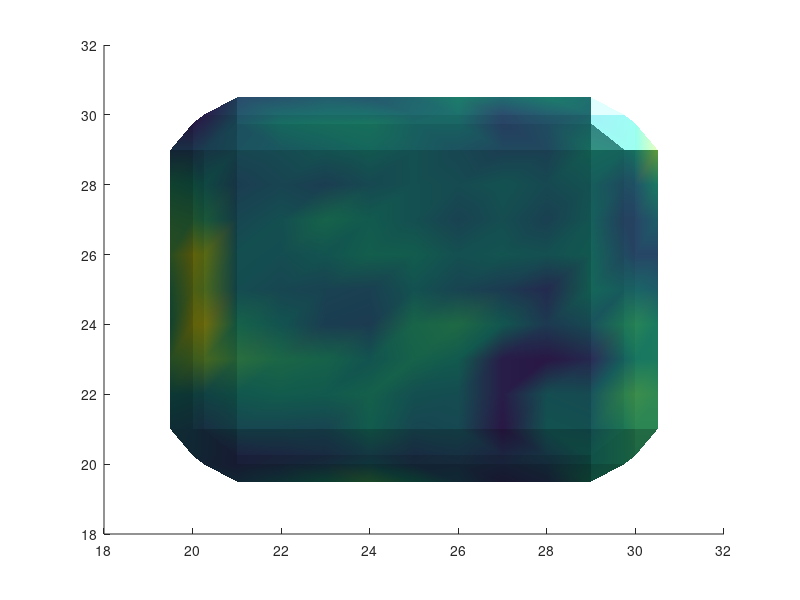

Source code (MATLAB): (Note: this script raises an error after producing the figure.)
Nx=40;
Ny=40;
Nz=70;
R=15;

% load initial
% u0=uout+ues; v0=vout+ves; w0=wout+wes; x0=xout+xes;
fi=ones(Nx,Ny,Nz);
% r = zeros(Nx,Ny,Nz);
% 
% %ancho=2;
% for i=1:Nx
%     for j=1:Ny
%         for k=1:Nz
%       r(i,j,k)=sqrt((i-Nx/2)^2+(j-Ny/2)^2+(k)^2);
%       if r(i,j,k)>=R
%       fi(i,j,k)=-1;
%       end
%         end
%    
%    end
% end

for i = 20:30
   for j = 20:30
      for k = 15:45
         fi(i,j,k) = -1; 
      end
   end
end
% for i = 10:30
%     for j = 10:30
%        for k = 25:45
%           fi(i,j,k) = -1; 
%        end
%     end
% end

    %R = 9;
    %N = 2;
    [X,Y,Z]=meshgrid(1:Nx,1:Ny,1:Nz);
        %teta=atan2((Y-Ny/2),(X-Nx/2));
        %rad=sqrt((X-Nx/2+.5).^2+(Y-Ny/2+.5).^2);
        %u=1.5*exp(-((X-Nx/2-.5).^2+(Y-Ny/2-.5).^2+(Z-7).^2)/50);
        %u=2.5*rad.*(cos(teta*N)+sin(teta*N)).*(Z/Nz)/max(max(max(rad)))+(exp(-((-X+Nx/2-.5).^2+(-Y+Ny/2-.5).^2+(-Z+R+14).^2)/80));
        %u=-2.5*rad.*(cos(teta*N)+sin(teta*N)).*(Z/Nz)/max(max(max(rad)))+(exp(-((X-Nx/2).^2+(Y-Ny/2).^2+(Z-R+14).^2)/50));
        u=2.5*rand(Nx,Ny,Nz);
        %u = 0.2*(rand(Nx,Ny,Nz)-.5);
        %u=.1*u+.2*(rand(Nx,Ny,Nz)-.5);
        
%     u = zeros(Nx,Ny,Nz);
%     
%      for i=1:Nx
%          for j=1:Ny
%              for k=1:Nz
%                  u(i,j,k)=0.05*(1.5*exp(-((i-Nx/2-0.5)^2+(j-Ny/2-0.5)^2+(k-13-0.5)^2)/200)-0.1);%primera prueba
%              end
%          end
%      end

% fix0(:,:)=fi(Nx/2,:,:);
% 
% figure(1)
% clf
%     ux(:,:)=u(:,Ny/2,:);
%     %vx(:,:)=v(:,Ny/2,:);
%     fix(:,:)=fi(Nx/2,:,:);
% clf
% hold on
% mesh(ux,'FaceAlpha',0.5),shading interp,  view(-36,18)
% %mesh(fix,'FaceColor','none')
% hold off
% 
% % %%
%       figure(2)
%      clf
% [x,y,z] = meshgrid(1:1:Ny,1:1:Nx,1:1:Nz);
% xslice = [Nx/2-R:R:Nx/2+R,Nx/2-R:R:Nx/2+R];yslice = [Ny/2-R:R:Ny/2+R,Ny/2-R:R:Ny/2+R]; zslice = [0:3:R,0:3:R];
% p3=slice(x,y,z,u,xslice,yslice,zslice);
% set(p3,'FaceColor','flat','EdgeColor','none','FaceAlpha',0.1);
% rs=max(abs(max(max(max(u)))),abs(min(min(min(u)))));
% 
% axis equal, view(74,18), 
% set(gca,'CLim',[-rs,rs])
% colorbar;
% %%
    figure(4)
    
%     u = smooth3(u,'box',3); 
    clf
       
    %cdata = smooth3((u-min(min(min(u))))./(max(max(max(u)))-min(min(min(u)))),'box',5);
       cdata = smooth3(u,'box',3);
    fim = smooth3(fi,'box',3);
    p4=patch(isosurface(fim,0));
    isonormals(fim,p4);
    isocolors(cdata,p4);
    set(p4,'FaceColor','interp','EdgeColor','none'),
    camlight, lighting phong
    axis equal, axis off, 
    axis([1 Nx 1 Ny 1 Nz]),
    colormap jet
    light
material metal
    colorbar
view(-15,40)


%     figure(4)
%     fix(:,:)=fi(:,Ny/2,:);
%     contour(fix,[0 0],'k')
%     hold on
%     contour(fix0,[0 0],'r')
%     axis equal
%     %getframe(gcf);
%     hold off
